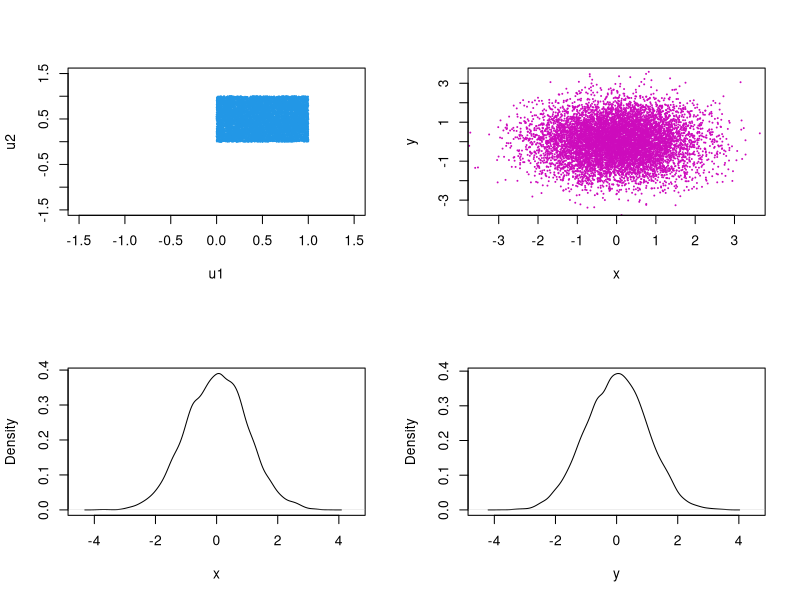

This figure's R source:
##################################
#Box-Muller method
##################################
set.seed(123)
n<-9000
u1<- runif(n,min = 0,max = 1)
u2<- runif(n,min = 0,max = 1)
x<-sqrt(-2*log(u1))*cos(2*pi*u2)
y<-sqrt(-2*log(u1))*sin(2*pi*u2)
par(mfrow=c(2,2))
plot(u2~u1,xlim=c(-1.5,1.5), ylim=c(-1.5,1.5), type="p", pch = 20, cex = 0.1, col=4)
plot(y~x, xlim=c(-3.5,3.5), ylim=c(-3.5,3.5), type="p",  pch = 20, cex = 0.2, col=6)
plot(density(x), xlim=c(-4.5,4.5),main = "", xlab = "x")
plot(density(y), xlim=c(-4.5,4.5),main = "", xlab= "y")